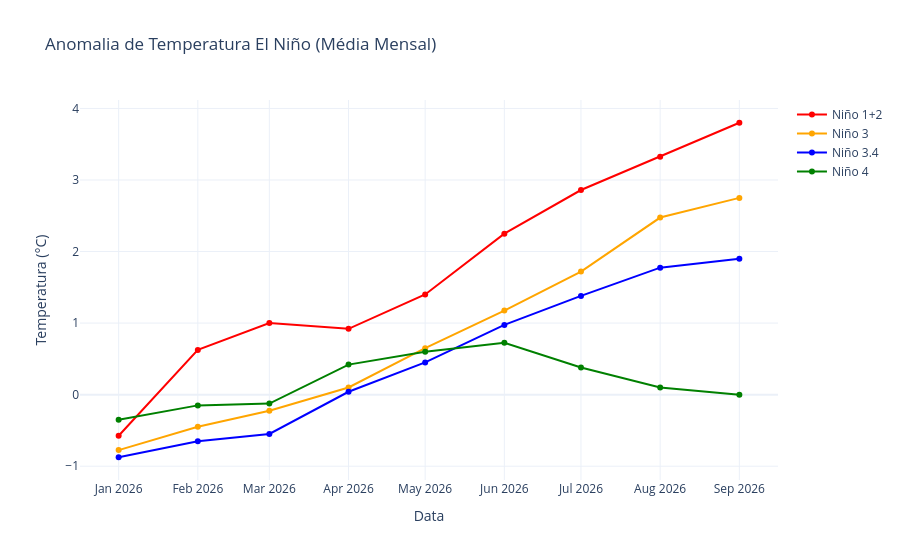

Here is the notebook cell this chart was saved with:
### Code cell
df["observation_date"] = pd.to_datetime(df["observation_date"])

mensal = df.groupby(pd.Grouper(key="observation_date", freq="MS"))[["nino12", "nino3", "nino34", "nino4"]].mean()

fig = go.Figure()
cores = {"nino12": "red", "nino3": "orange", "nino34": "blue", "nino4": "green"}
nomes = {"nino12": "Niño 1+2", "nino3": "Niño 3", "nino34": "Niño 3.4", "nino4": "Niño 4"}

for col in ["nino12", "nino3", "nino34", "nino4"]:
    fig.add_trace(go.Scatter(
        x=mensal.index, y=mensal[col],
        name=nomes[col], line=dict(color=cores[col], width=2)
    ))

fig.update_layout(
    title="Anomalia de Temperatura El Niño (Média Mensal)",
    xaxis_title="Data", yaxis_title="Temperatura (°C)",
    template="plotly_white"
)
fig.show()

### Figure 1 — Plotly figure (JSON) as saved in the notebook; plotly's stock layout.template omitted (floating-point values rounded to 4 significant figures)
{"data": [{"line": {"color": "red", "width": 2}, "name": "Niño 1+2", "type": "scatter", "x": ["2026-01-01T00:00:00", "2026-02-01T00:00:00", "2026-03-01T00:00:00", "2026-04-01T00:00:00", "2026-05-01T00:00:00", "2026-06-01T00:00:00", "2026-07-01T00:00:00", "2026-08-01T00:00:00", "2026-09-01T00:00:00"], "y": [-0.575, 0.625, 1.0, 0.92, 1.4, 2.25, 2.86, 3.325, 3.8]}, {"line": {"color": "orange", "width": 2}, "name": "Niño 3", "type": "scatter", "x": ["2026-01-01T00:00:00", "2026-02-01T00:00:00", "2026-03-01T00:00:00", "2026-04-01T00:00:00", "2026-05-01T00:00:00", "2026-06-01T00:00:00", "2026-07-01T00:00:00", "2026-08-01T00:00:00", "2026-09-01T00:00:00"], "y": [-0.775, -0.45, -0.225, 0.1, 0.65, 1.175, 1.72, 2.475, 2.75]}, {"line": {"color": "blue", "width": 2}, "name": "Niño 3.4", "type": "scatter", "x": ["2026-01-01T00:00:00", "2026-02-01T00:00:00", "2026-03-01T00:00:00", "2026-04-01T00:00:00", "2026-05-01T00:00:00", "2026-06-01T00:00:00", "2026-07-01T00:00:00", "2026-08-01T00:00:00", "2026-09-01T00:00:00"], "y": [-0.875, -0.65, -0.55, 0.04, 0.45, 0.975, 1.38, 1.775, 1.9]}, {"line": {"color": "green", "width": 2}, "name": "Niño 4", "type": "scatter", "x": ["2026-01-01T00:00:00", "2026-02-01T00:00:00", "2026-03-01T00:00:00", "2026-04-01T00:00:00", "2026-05-01T00:00:00", "2026-06-01T00:00:00", "2026-07-01T00:00:00", "2026-08-01T00:00:00", "2026-09-01T00:00:00"], "y": [-0.35, -0.15, -0.125, 0.42, 0.6, 0.725, 0.38, 0.1, 0.0]}], "layout": {"title": {"text": "Anomalia de Temperatura El Niño (Média Mensal)"}, "xaxis": {"title": {"text": "Data"}}, "yaxis": {"title": {"text": "Temperatura (°C)"}}}}
